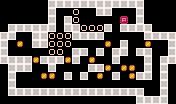

Tiled map render using the project's own tile images. Description and the whole map definition, tile-layer contents included, below:
An orthogonal 22x13 tile map with 8x8 px tiles, 1 tile layer (tiles).

<map version="1.0" tiledversion="1.0.2" orientation="orthogonal" renderorder="left-up" width="22" height="13" tilewidth="8" tileheight="8" nextobjectid="1">
 <tileset firstgid="1" source="tileset.tsx" />
 <layer name="tiles" width="22" height="13">
  <data encoding="csv">
0,0,0,0,0,0,5,5,5,5,5,5,5,5,5,5,5,5,0,0,0,0,0,0,0,0,0,0,5,0,0,2,0,0,5,5,0,0,0,5,0,0,0,0,0,0,0,0,0,0,5,0,5,2,0,0,0,0,0,3,0,5,0,0,0,0,0,5,5,5,5,5,5,0,5,5,2,2,2,5,0,5,5,5,5,0,0,0,5,5,0,0,5,5,2,2,2,5,5,5,5,0,0,0,0,0,5,5,5,5,5,0,1,0,5,5,2,2,2,0,0,0,0,1,0,5,0,0,1,0,0,5,5,0,0,0,0,0,2,2,0,5,5,0,5,0,5,5,0,5,5,0,0,5,5,5,5,5,1,5,5,5,1,5,0,1,0,0,5,0,0,0,5,0,5,5,0,5,5,5,0,0,5,0,0,0,0,5,5,1,0,1,1,0,5,0,5,0,0,5,0,0,0,1,1,0,5,0,5,0,1,0,5,0,1,5,5,0,5,0,0,5,0,0,0,0,0,0,0,0,0,0,0,0,0,0,0,0,0,0,5,0,0,5,5,5,5,5,5,5,5,5,5,5,5,5,5,5,5,5,0,0,5,0,0,0,0,0,0,0,0,0,0,0,0,0,0,0,0,0,0,5,5,5,5,0
</data>
 </layer>
</map>
